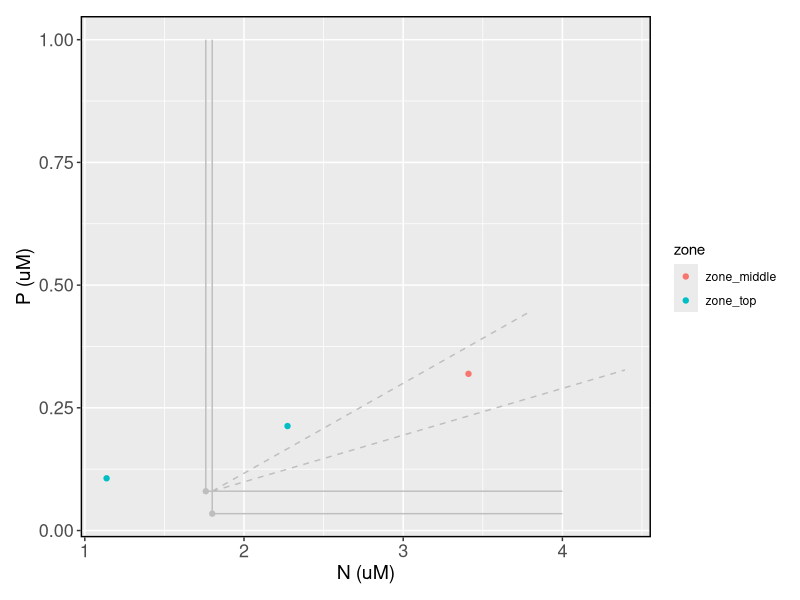
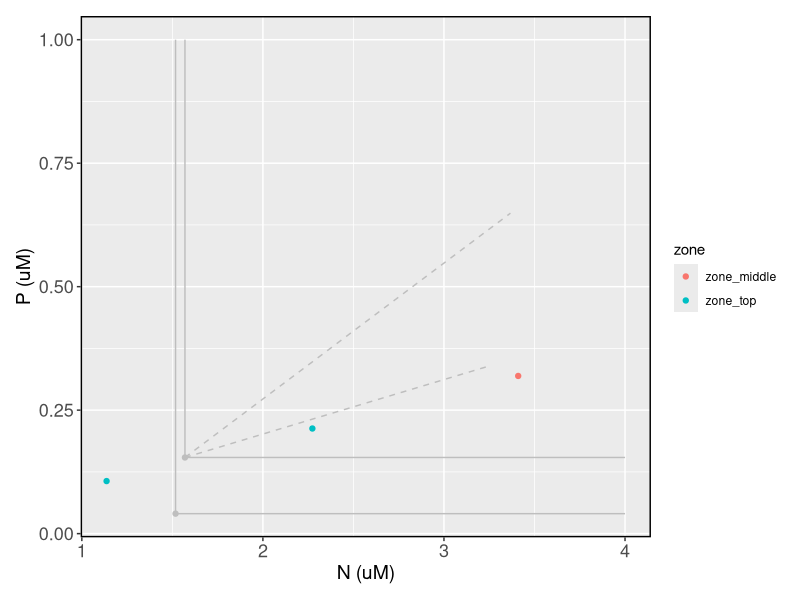
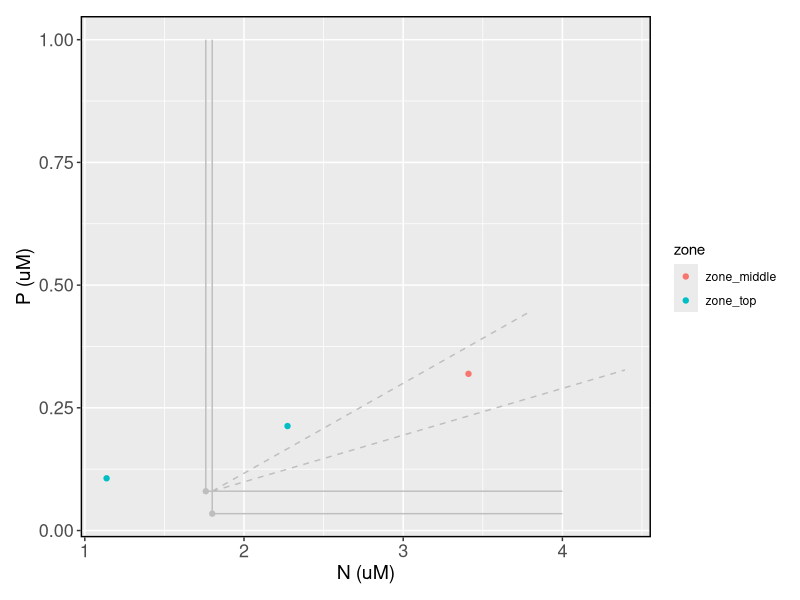
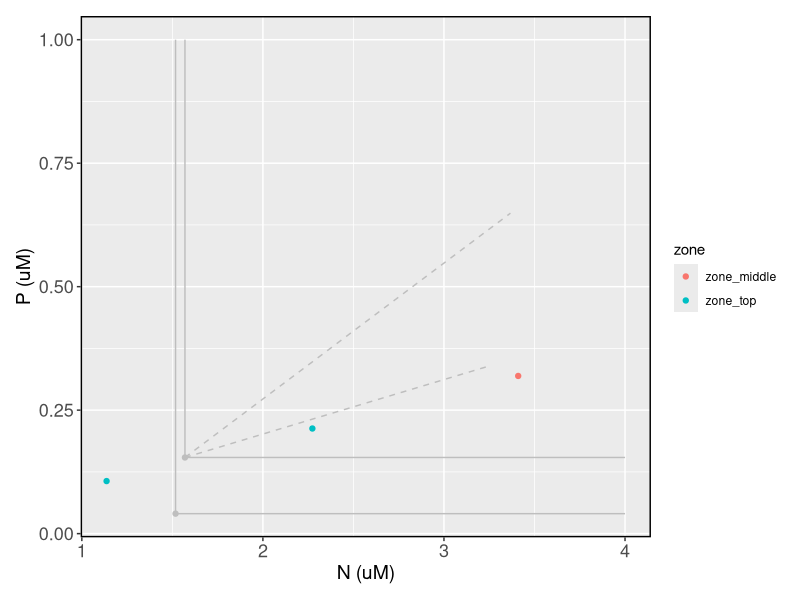

The R source for these figures, in order:

library(tidyverse)
library(cowplot)

## get data

### this file has the R*s and the consumption vectors
all_rstars <- read_csv("data-processed/all-rstars.csv")

## this file has the combinations of popualtions we want to compete against one another
all_combos <- read_csv("data-processed/all_combos_allopatry.csv") %>% 
	split (.$combination)

### set up Tilman to Chesson conversion, including mapping from supply point to zones for alpha conversion
## first set up some supply points
ns <- c(seq(1*(min(all_rstars$n_star) - 0.01), 1*(max(all_rstars$n_star) + 0.01), length.out = 4), 
		seq(2*(min(all_rstars$n_star) - 0.01), 2*(max(all_rstars$n_star) + 0.01), length.out = 4),
		seq(3*(min(all_rstars$n_star) - 0.01), 3*(max(all_rstars$n_star) + 0.01), length.out = 4))
ps <- c(seq(1*(min(all_rstars$p_star) - 0.001), 1*(max(all_rstars$p_star) + 0.001), length.out = 4),
		seq(2*(min(all_rstars$p_star) - 0.001), 2*(max(all_rstars$p_star) + 0.001), length.out = 4),
		seq(3*(min(all_rstars$p_star) - 0.001), 3*(max(all_rstars$p_star) + 0.001), length.out = 4))


### Tilman to Chesson mechanics

find_alphas_combos <- function(combos, SN1, SP1){
	snippet <- all_rstars %>% 
		filter(population %in% c(combos$comp1[[1]], combos$comp2[[1]])) 
	
	pop1 <- snippet$population[[1]]
	pop2 <- snippet$population[[2]]
	
	## consumption vectors
	c1P <- snippet$pc[snippet$population == pop1]
	c2P <- snippet$pc[snippet$population == pop2]
	c1N <- snippet$nc[snippet$population == pop1]
	c2N <- snippet$nc[snippet$population == pop2]
	
	## R*s
	R1P <- snippet$p_star[snippet$population == pop1]
	R2N <- snippet$n_star[snippet$population == pop2]
	R2P <- snippet$p_star[snippet$population == pop2]
	R1N <- snippet$n_star[snippet$population == pop1]
	D <- 0.5 ## set dilution
	
	## supply points
	
	SN <- SN1
	SP <- SP1
	
	
	r1 <- max(snippet$p_umax[snippet$population == pop1], snippet$n_umax[snippet$population == pop1])
	r2 <- max(snippet$p_umax[snippet$population == pop2], snippet$n_umax[snippet$population == pop2])
	
	## define the consumption vector lines
	cons_vec1_intercept <- max(R1P, R2P) -(c1P/c1N)*max(R1N, R2N)
	cons_vec2_intercept <- max(R1P, R2P) -(c2P/c2N)*max(R1N, R2N)
	supply_vec <- SP/SN
	
	cons_vec1_fun <- function(x){
		y <- (c1P/c1N)*x + cons_vec1_intercept
		return(y)
	}
	
	cons_vec2_fun <- function(x){
		y <- (c2P/c2N)*x + cons_vec2_intercept
		return(y)
	}
	
	supply_vec_fun <- function(x){
		y <- (SP/SN)*x
		return(y)
	}
	
	## find out what zone we are in
	
	zone_middle <- cons_vec2_fun(SN) <= supply_vec_fun(SN) & supply_vec_fun(SN) <= cons_vec1_fun(SN) | cons_vec1_fun(SN) <= supply_vec_fun(SN) & supply_vec_fun(SN) <= cons_vec2_fun(SN)
	zone_bottom <- cons_vec2_fun(SN) >= supply_vec_fun(SN) & supply_vec_fun(SN) <= cons_vec1_fun(SN)
	zone_top <- cons_vec2_fun(SN) <= supply_vec_fun(SN) & supply_vec_fun(SN) >= cons_vec1_fun(SN)
	
	zones <- c("zone_middle", "zone_bottom", "zone_top")
	zone <- zones[c(zone_middle, zone_bottom, zone_top)]
	
	alphas <- function(zone) {
		if (zone == "zone_middle") {
			a11 <- c1P / (D * (SP - R1P))
			a12 <- c2P / (D * (SP - R1P))
			a21 <- c1N / (D * (SN - R2N))
			a22 <- c2N / (D * (SN - R2N))
		} else if (zone == "zone_top") {
			a11 <- c1N / (D * (SN - R1N))
			a12 <- c2N / (D * (SN - R1N))
			a21 <- c1N / (D * (SN - R2N))
			a22 <- c2N / (D * (SN - R2N))
		} else if (zone == "zone_bottom") {
			a11 <- c1P / (D * (SP - R1P))
			a12 <- c2P / (D * (SP - R1P))
			a21 <- c1P / (D * (SP - R2P))
			a22 <- c2P / (D * (SP - R2P))
		}
		alphas1 <- data.frame(a11 = a11, a12 = a12, a21 = a21, a22 = a22)
		return(alphas1)
	}
	
	alphas_calc <- alphas(zone)
	r_s <- data.frame(r1 = r1, r2 = r2)
	comps <- data.frame(pop1 = pop1, pop2 = pop2, D = D, treatment = snippet$treatment[1], nitrogen_supply = SN1,
						phosphorus_supply = SP1, zone = zone)
	alphas_calc2 <- bind_cols(alphas_calc, r_s, comps)
	return(alphas_calc2)
}


## loop through some resource supply points that span the resource space from below to 3x above the R*s
## ns and ps are the different amounts of N and P supply
results <- data.frame()
for(i in ns){
	for(j in ps){
		hold <- map_df(all_combos, find_alphas_combos, SN1 = i, SP1 = j)
		hold$n_supply <- i
		hold$p_supply <- j
		results <- bind_rows(results, hold)
	}}

## calculate the niche and fitness differences

results2b <- results %>% 
	mutate(rho = sqrt((a12*a21)/(a11*a22))) %>% 
	mutate(fit_ratio = (sqrt((a11*a12)/(a22*a21)) * (r2-D)/(r1-D))) %>% 
	mutate(coexist = rho < fit_ratio &  fit_ratio < 1/rho) %>% 
	mutate(stabil_potential = 1 - rho) %>% 
	mutate(supply_ratio = n_supply/p_supply)

### ok this looks right, for the combination of population 10 and 1, and our three supply points, with one chosen supply ratio
### zngis are crossing and zones are mapping correctly

snip <- results2b %>%
	mutate(combination = paste(pop1, pop2, sep = "_")) %>% 
	group_by(supply_ratio) %>% 
	mutate(supply_ratio_round = round(supply_ratio, digits = 3)) %>% 
	filter(combination == "10_1") %>% 
	filter(supply_ratio_round == 10.681) 

all_rstars %>% 
	filter(population %in% c(10, 1)) %>% 
	ggplot(aes(x = n_star, y = p_star)) + geom_point(color = "grey") +
	geom_segment(aes(x = max(n_star), y = max(p_star), xend = n_star + nc*9, yend = p_star + pc*9),
				 size = 0.5, linetype = 2, color = "grey") +
	geom_segment(aes(x = n_star, y = p_star, xend = n_star, yend = 1),
				 size = 0.5, linetype = 1, color = "grey") +
	geom_segment(aes(x = n_star, y = p_star, xend = 4, yend = p_star),
				 size = 0.5, linetype = 1, color = "grey") +
	ylab("P (uM)") + xlab("N (uM)") +
	geom_point(aes(x = nitrogen_supply, y = phosphorus_supply, color = zone), data = snip) +
	coord_cartesian() +
	theme( 
		plot.margin = unit(c(0.8,0.8,0.8,0.8), "lines"),
		axis.text = element_text(size=13),
		axis.title=element_text(size=14)) +
	panel_border(colour = "black") 
ggsave("figures/population_10_1_combo.png", width = 8, height = 6)

## this is clearly wrong, zngis aren't crossing, and the consumption vectors don't cross at the right place
## because the consumption vectors are written such they cross at the elbows of the crossing zngis
## here we have nested zngis

snip2 <- results2b %>%
	mutate(combination = paste(pop1, pop2, sep = "_")) %>% 
	group_by(supply_ratio) %>% 
	mutate(supply_ratio_round = round(supply_ratio, digits = 3)) %>% 
	filter(combination == "22_6") %>% 
	filter(supply_ratio_round == 7.325) 

all_rstars %>% 
	filter(population %in% c(22, 6)) %>% 
	ggplot(aes(x = n_star, y = p_star)) + geom_point(color = "grey") +
	geom_segment(aes(x = max(n_star), y = max(p_star), xend = n_star + nc*9, yend = p_star + pc*9),
				 size = 0.5, linetype = 2, color = "grey") +
	geom_segment(aes(x = n_star, y = p_star, xend = n_star, yend = 1),
				 size = 0.5, linetype = 1, color = "grey") +
	geom_segment(aes(x = n_star, y = p_star, xend = 4, yend = p_star),
				 size = 0.5, linetype = 1, color = "grey") +
	ylab("P (uM)") + xlab("N (uM)") +
	geom_point(aes(x = nitrogen_supply, y = phosphorus_supply, color = zone), data = snip) +
	coord_cartesian() +
	theme( 
		plot.margin = unit(c(0.8,0.8,0.8,0.8), "lines"),
		axis.text = element_text(size=13),
		axis.title=element_text(size=14)) +
	panel_border(colour = "black") 
ggsave("figures/population_22_6_combo.png", width = 8, height = 6)

